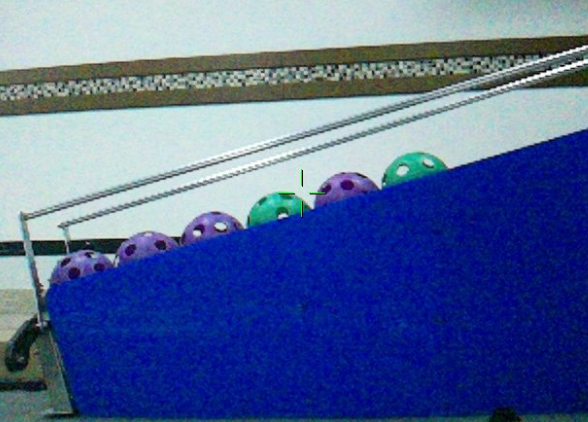
#> input picture TeamCode/src/main/python/autoramp_test/test_images/only_in_ramp/test3_6.png, 588 x 422 px
$ python test.py   (older library calls are emulated)
#> lines starting #> are read from the running program, lines starting #| are printed output that depends on the picture; after the words box and inside, x2 and y2 are one past the last pixel; in counts of white or black regions, pixels touching at a corner belong together
### TeamCode/src/main/python/autoramp_test/sosat.py
import cv2
import numpy as np
import json

class SoSAT:
    greenThreshLower = np.array([70,113,120])
    greenThreshUpper = np.array([90,255,249])
    purpleThreshLower = np.array([120,0,115])
    purpleThreshUpper = np.array([140,180,255])

    morphOpenVal = 4
    morphErodeVal = 4
    morphCloseVal = 4
    contoursList = []

    def __init__(self,contoursPath="contours_data.json"):
#> called with contoursPath = 'contours_data.json'
        with open(contoursPath, "r") as f:
#> (reads TeamCode/src/main/python/autoramp_test/contours_data.json from the repository)
            loaded = json.load(f)
            self.contoursList = [np.array(contour, dtype=np.int32).reshape(-1, 1, 2) for contour in loaded]


    def colorMasks(self,frame,maskValStep=10,maskValIterations=10,maskSatStep=10,maskSatIterations=10,morphStep=1,morphIterations=4):
        masks = []
        frame_hsv = cv2.cvtColor(frame,cv2.COLOR_BGR2HSV)

        greenThreshLowerRT = self.greenThreshLower.copy()
        purpleThreshLowerRT = self.purpleThreshLower.copy()
        greenThreshUpperRT = self.greenThreshUpper.copy()
        purpleThreshUpperRT = self.purpleThreshUpper.copy()

        for valIter in range(maskValIterations):
            for satIter in range(maskSatIterations):
                for openIter in range(morphIterations):
                    for erodeIter in range(morphIterations):
                        for closeIter in range(morphIterations):

                            greenThreshLowerRT[2] = self.greenThreshLower[2] - valIter*maskValStep
                            purpleThreshLowerRT[2] = self.purpleThreshLower[2] - valIter*maskValStep
                            greenThreshUpperRT[2] = self.greenThreshUpper[2] - valIter*maskValStep
                            purpleThreshUpperRT[2] = self.purpleThreshUpper[2] - valIter*maskValStep


                            greenThreshLowerRT[1] = self.greenThreshLower[1] - satIter*maskSatStep
                            purpleThreshLowerRT[1] = self.purpleThreshLower[1] - satIter*maskSatStep
                            greenThreshUpperRT[1] = self.greenThreshUpper[1] - satIter*maskSatStep
                            purpleThreshUpperRT[1] = self.purpleThreshUpper[1] - satIter*maskSatStep

                            greenThreshLowerRT = np.clip(greenThreshLowerRT, 0, 255)
                            purpleThreshLowerRT = np.clip(purpleThreshLowerRT, 0, 255)
                            greenThreshUpperRT = np.clip(greenThreshUpperRT, 0, 255)
                            purpleThreshUpperRT = np.clip(purpleThreshUpperRT, 0, 255)

                            if np.any(greenThreshLowerRT > greenThreshUpperRT) or np.any(purpleThreshLowerRT > purpleThreshUpperRT):
                                continue

                            if self.morphOpenVal-openIter*morphStep < 0 or self.morphErodeVal-erodeIter*morphStep < 0 or self.morphCloseVal-closeIter*morphStep < 0:
                                continue

                            maskGreen = cv2.inRange(frame_hsv,greenThreshLowerRT,greenThreshUpperRT)
                            maskPurple = cv2.inRange(frame_hsv,purpleThreshLowerRT,purpleThreshUpperRT)

                            maskCombined = cv2.bitwise_or(maskGreen,maskPurple)

                            kernel = np.ones((3,3),np.uint8)

                            maskCombined = cv2.morphologyEx(maskCombined, cv2.MORPH_ERODE, kernel, iterations=self.morphErodeVal-erodeIter*morphStep)
                            maskCombined = cv2.morphologyEx(maskCombined, cv2.MORPH_CLOSE, kernel, iterations=self.morphCloseVal-closeIter*morphStep)
                            maskCombined = cv2.morphologyEx(maskCombined, cv2.MORPH_OPEN, kernel, iterations=self.morphOpenVal-openIter*morphStep)

                            masks.append(maskCombined)

        return masks

    # [41 lines left out: functions _cudaMorph, colorMasksGPU, not called in this run]

    def _detect_from_masks(self, masks, matchThreshold=1, minArea=1000):
        detectedArtefacts = []
        for mask in masks:
            contours, _ = cv2.findContours(mask, cv2.RETR_EXTERNAL, cv2.CHAIN_APPROX_SIMPLE)
            for contour in contours:
                if cv2.contourArea(contour) > minArea:
                    matchScore = self.__matchContours(contour)
                    if matchScore < float(matchThreshold):
                        x,y,w,h = cv2.boundingRect(contour)
                        artefactInfo = {
                            "x": x,
                            "y": y,
                            "w": w,
                            "h": h,
                            "matchScore": matchScore
                        }
                        if not(self.__isPosOverlaps(detectedArtefacts,artefactInfo)):
                            detectedArtefacts.append(artefactInfo)

        return detectedArtefacts

    def __matchContours(self,contour):
        bestMatch = float('inf')
        for storedContour in self.contoursList:
            match = cv2.matchShapes(contour, storedContour,1,0.0)
            if match < bestMatch:
                bestMatch = match
        return bestMatch

    def __isPosOverlaps(self,existingArtefacts,newArtefact):

        for artefact in existingArtefacts:
            newMid = (newArtefact["x"] + newArtefact["w"]/2, newArtefact["y"] + newArtefact["h"]/2)
            oldMid = (artefact["x"] + artefact["w"]/2, artefact["y"] + artefact["h"]/2)

            if abs(newMid[0]-oldMid[0]) < (newArtefact["w"]/2 + artefact["w"]/2) and abs(newMid[1]-oldMid[1]) < (newArtefact["h"]/2 + artefact["h"]/2):
                return True

        return False

    def detectArtefacts(self,frame,matchThreshold=1,minArea=1000,maskValStep=25,maskValIterations=4,maskSatStep=10,maskSatIterations=10,morphStep=1,morphIterations=4):
        masks = self.colorMasks(frame,maskValStep,maskValIterations,maskSatStep,maskSatIterations,morphStep,morphIterations)
        detectedArtefacts = self._detect_from_masks(masks, matchThreshold, minArea)
        return detectedArtefacts, masks

    # [4 lines left out: function detectArtefactsGPU, not called in this run]

### TeamCode/src/main/python/autoramp_test/test.py
import cv2
from sosat import SoSAT
import time

cv2.namedWindow("Result",cv2.WINDOW_NORMAL)

sosat = SoSAT()
frame = cv2.imread("test_images/only_in_ramp/test3_6.png")
#> frame is the input picture: shape (422, 588, 3); mean B, G, R 151.9, 104.2, 85.1

start = time.time()
detectedArtefacts,masks = sosat.detectArtefacts(frame,1,500,5,4,5,1,1,4)
#> in colorMasks, `frame_hsv = cv2.cvtColor(frame,cv2.COLOR_BGR2HSV)`: frame_hsv: shape (422, 588, 3); mean H, S, V 96.9, 138.2, 155
#> after the loop in colorMasks, `for valIter in range(maskValIterations):`:
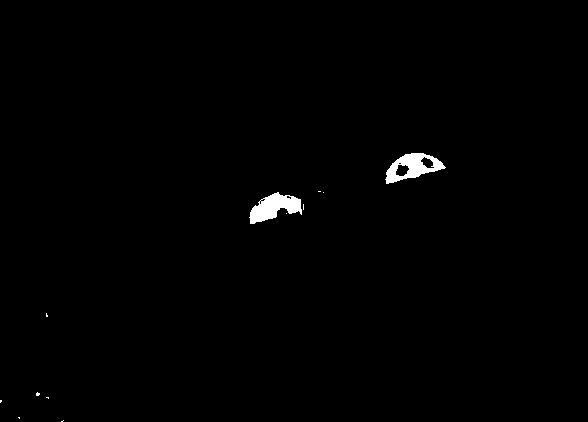
#> maskGreen: shape (422, 588); 0.76% white; 12 white regions (10 under 20 px), largest, box (x1, y1, x2, y2) and area: (249, 192, 302, 224) 924, (385, 153, 446, 184) 910
#> after the loop in colorMasks, `for valIter in range(maskValIterations):`: greenThreshLowerRT = [70, 113, 105]; greenThreshUpperRT = [90, 255, 234]; masks = 256 items; purpleThreshLowerRT = [120, 0, 100]; purpleThreshUpperRT = [140, 180, 240]
#> in detectArtefacts, `masks = self.colorMasks(frame,maskValStep,maskValIterations,maskSatSte..`: masks = 256 items
#> the loop in _detect_from_masks, `for mask in masks:` made 256 passes
#> contours on passes 6 to 8: [[[264, 206], [264, 214], [272, 214], [272, 206]]], [[[264, 206], [264, 214], [272, 214], [272, 206]]], [[[264, 206], [264, 214], [272, 214], [272, 206]]]
#> after the loop in _detect_from_masks, `for mask in masks:`: detectedArtefacts = 4 items
#> detectedArtefacts = 4 items; masks = 256 items

end = time.time()

processingTime = end-start
print(f"Processing time: {processingTime}")

resultFrame = frame.copy()
for artefact in detectedArtefacts:
    x1,y1,x2,y2,matchScore = artefact["x"],artefact["y"],artefact["x"]+artefact["w"],artefact["y"]+artefact["h"],artefact["matchScore"]
    cv2.rectangle(resultFrame,(x1,y1),(x2,y2),(0,255,0),2)
    cv2.putText(resultFrame,f"{matchScore}",(x1,y1-20),cv2.FONT_HERSHEY_SIMPLEX, 0.5, (0, 255, 0), 1)
#> this loop made 4 passes
#> (artefact, x1, y1, x2, y2, matchScore) on passes 1 to 4: ({'x': 251, 'y': 196, 'w': 49, 'h': 25, 'matchScore': 0.57}, 251, 196, 300, 221, 0.57), ({'x': 328, 'y': 173, 'w': 43, 'h': 27, 'matchScore': 0.708}, 328, 173, 371, 200, 0.708), ({'x': 401, 'y': 154, 'w': 40, 'h': 23, 'matchScore': 0.0978}, 401, 154, 441, 177, 0.0978), ({'x': 186, 'y': 214, 'w': 47, 'h': 29, 'matchScore': 0.267}, 186, 214, 233, 243, 0.267)
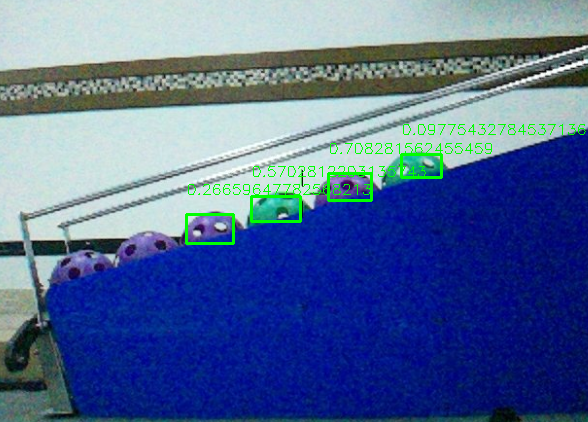
#> resultFrame: shape (422, 588, 3); 1.35% of pixels changed, all inside (x1, y1, x2, y2) = (185, 124, 586, 245)

cv2.imshow("Result",resultFrame)
cv2.waitKey(0)
cv2.destroyAllWindows()
